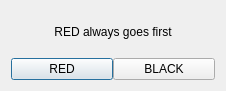
<?xml version="1.0" encoding="UTF-8"?>
<ui version="4.0">
 <class>AIPromptWindow</class>
 <widget class="QDialog" name="AIPromptWindow">
  <property name="geometry">
   <rect>
    <x>0</x>
    <y>0</y>
    <width>226</width>
    <height>91</height>
   </rect>
  </property>
  <property name="windowTitle">
   <string>Dialog</string>
  </property>
  <layout class="QVBoxLayout" name="verticalLayout">
   <item>
    <widget class="QLabel" name="label">
     <property name="text">
      <string>RED always goes first</string>
     </property>
     <property name="alignment">
      <set>Qt::AlignCenter</set>
     </property>
    </widget>
   </item>
   <item>
    <layout class="QHBoxLayout" name="horizontalLayout">
     <property name="spacing">
      <number>0</number>
     </property>
     <item>
      <widget class="QPushButton" name="redColorButton">
       <property name="text">
        <string>RED</string>
       </property>
      </widget>
     </item>
     <item>
      <widget class="QPushButton" name="blackColorButton">
       <property name="text">
        <string>BLACK</string>
       </property>
      </widget>
     </item>
    </layout>
   </item>
  </layout>
 </widget>
 <resources/>
 <connections/>
</ui>
